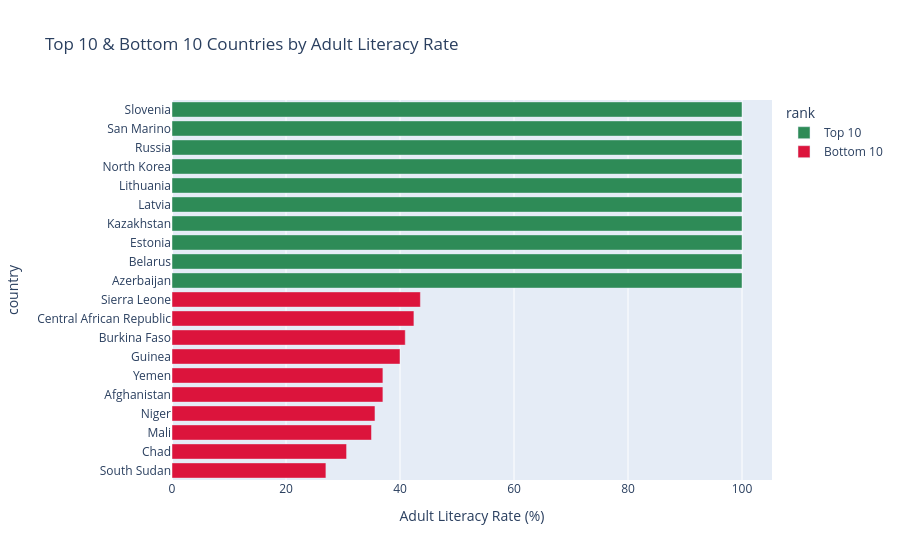

Here is the notebook cell this chart was saved with:
### Code cell
# ── Top & Bottom 10 countries by Adult Literacy (Latest) 
import plotly.express as px

# Detect correct column automatically
adult_col = [c for c in df_literacy.columns if 'adult' in c.lower()][0]

# Prepare latest data
latest = (
    df_literacy.dropna(subset=[adult_col])
    .sort_values('year', ascending=False)
    .groupby('country').first()
    .reset_index()
)

# Top & Bottom
top10 = latest.nlargest(10, adult_col)[['country', adult_col]].assign(rank='Top 10')
bottom10 = latest.nsmallest(10, adult_col)[['country', adult_col]].assign(rank='Bottom 10')

combined = pd.concat([top10, bottom10])

# Plot
fig = px.bar(
    combined,
    x=adult_col,
    y='country',
    color='rank',
    color_discrete_map={'Top 10': 'seagreen', 'Bottom 10': 'crimson'},
    orientation='h',
    title='Top 10 & Bottom 10 Countries by Adult Literacy Rate',
    labels={adult_col: 'Adult Literacy Rate (%)'}
)

fig.update_layout(yaxis={'categoryorder': 'total ascending'})
fig.show()

### Figure 1 — Plotly figure (JSON) as saved in the notebook; plotly's stock layout.template omitted (floating-point values rounded to 4 significant figures)
{"data": [{"alignmentgroup": "True", "hovertemplate": "rank=Top 10<br>Adult Literacy Rate (%)=%{x}<br>country=%{y}<extra></extra>", "legendgroup": "Top 10", "marker": {"color": "seagreen", "pattern": {"shape": ""}}, "name": "Top 10", "offsetgroup": "Top 10", "orientation": "h", "showlegend": true, "textposition": "auto", "type": "bar", "x": [100, 100, 100, 100, 100, 100, 100, 100, 100, 100], "xaxis": "x", "y": ["Azerbaijan", "Belarus", "Estonia", "Kazakhstan", "Latvia", "Lithuania", "North Korea", "Russia", "San Marino", "Slovenia"], "yaxis": "y"}, {"alignmentgroup": "True", "hovertemplate": "rank=Bottom 10<br>Adult Literacy Rate (%)=%{x}<br>country=%{y}<extra></extra>", "legendgroup": "Bottom 10", "marker": {"color": "crimson", "pattern": {"shape": ""}}, "name": "Bottom 10", "offsetgroup": "Bottom 10", "orientation": "h", "showlegend": true, "textposition": "auto", "type": "bar", "x": [27, 30.63, 35, 35.61, 37, 37, 40, 40.92, 42.44, 43.58], "xaxis": "x", "y": ["South Sudan", "Chad", "Mali", "Niger", "Afghanistan", "Yemen", "Guinea", "Burkina Faso", "Central African Republic", "Sierra Leone"], "yaxis": "y"}], "layout": {"barmode": "relative", "legend": {"title": {"text": "rank"}, "tracegroupgap": 0}, "title": {"text": "Top 10 & Bottom 10 Countries by Adult Literacy Rate"}, "xaxis": {"anchor": "y", "domain": [0, 1], "title": {"text": "Adult Literacy Rate (%)"}}, "yaxis": {"anchor": "x", "categoryorder": "total ascending", "domain": [0, 1], "title": {"text": "country"}}}}
